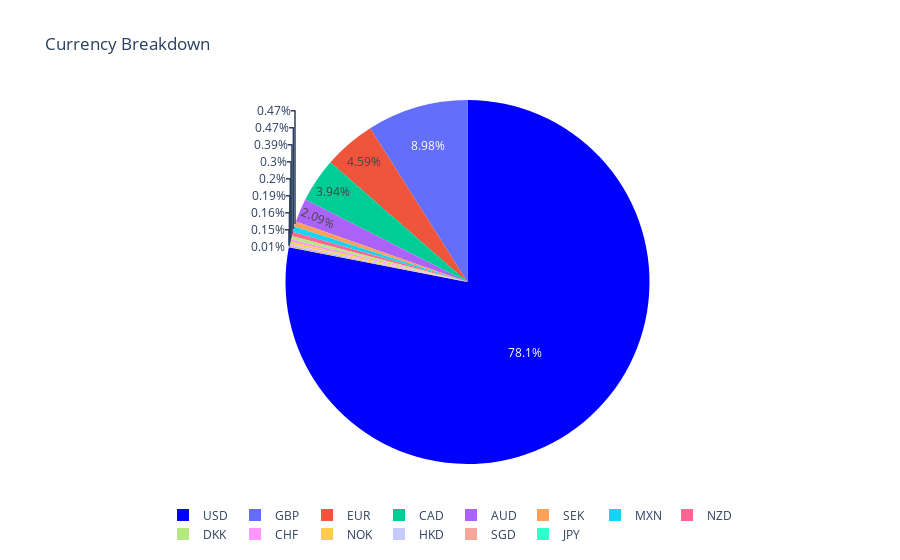

Source (notebook cell):
### Code cell
pie_bake('currency','Currency Breakdown')

### Figure 1 — Plotly figure (JSON) as saved in the notebook; plotly's stock layout.template omitted (floating-point values rounded to 4 significant figures)
{"data": [{"labels": ["USD", "GBP", "EUR", "CAD", "AUD", "SEK", "MXN", "NZD", "DKK", "CHF", "NOK", "HKD", "SGD", "JPY"], "marker": {"colors": ["blue"]}, "type": "pie", "values": [78.06, 8.98, 4.59, 3.94, 2.09, 0.47, 0.47, 0.39, 0.3, 0.2, 0.19, 0.16, 0.15, 0.01]}], "layout": {"legend": {"orientation": "h"}, "title": {"text": "Currency Breakdown"}}}
